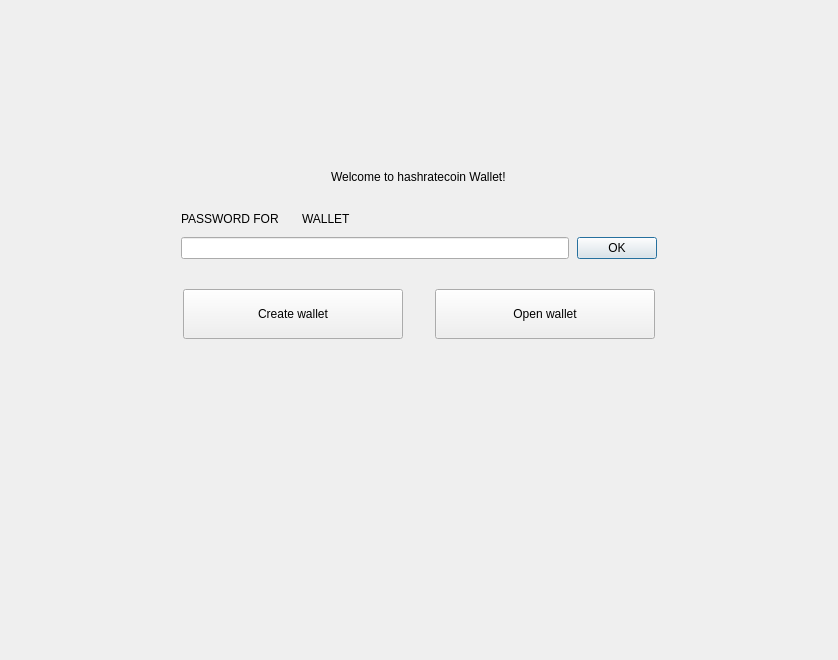
<?xml version="1.0" encoding="UTF-8"?>
<ui version="4.0">
 <class>NoWalletFrame</class>
 <widget class="QFrame" name="NoWalletFrame">
  <property name="geometry">
   <rect>
    <x>0</x>
    <y>0</y>
    <width>838</width>
    <height>660</height>
   </rect>
  </property>
  <property name="windowTitle">
   <string>Frame</string>
  </property>
  <property name="frameShape">
   <enum>QFrame::NoFrame</enum>
  </property>
  <property name="frameShadow">
   <enum>QFrame::Raised</enum>
  </property>
  <layout class="QVBoxLayout" name="verticalLayout">
   <property name="spacing">
    <number>0</number>
   </property>
   <property name="leftMargin">
    <number>0</number>
   </property>
   <property name="topMargin">
    <number>0</number>
   </property>
   <property name="rightMargin">
    <number>0</number>
   </property>
   <property name="bottomMargin">
    <number>0</number>
   </property>
   <item>
    <spacer name="verticalSpacer">
     <property name="orientation">
      <enum>Qt::Vertical</enum>
     </property>
     <property name="sizeType">
      <enum>QSizePolicy::Fixed</enum>
     </property>
     <property name="sizeHint" stdset="0">
      <size>
       <width>20</width>
       <height>170</height>
      </size>
     </property>
    </spacer>
   </item>
   <item alignment="Qt::AlignHCenter">
    <widget class="WalletGui::WalletHeaderLabel" name="m_welcomeLabel">
     <property name="text">
      <string>Welcome to hashratecoin Wallet!</string>
     </property>
    </widget>
   </item>
   <item>
    <spacer name="verticalSpacer_4">
     <property name="orientation">
      <enum>Qt::Vertical</enum>
     </property>
     <property name="sizeType">
      <enum>QSizePolicy::Fixed</enum>
     </property>
     <property name="sizeHint" stdset="0">
      <size>
       <width>20</width>
       <height>25</height>
      </size>
     </property>
    </spacer>
   </item>
   <item alignment="Qt::AlignHCenter">
    <widget class="QFrame" name="m_passwordFrame">
     <property name="minimumSize">
      <size>
       <width>476</width>
       <height>0</height>
      </size>
     </property>
     <property name="maximumSize">
      <size>
       <width>338</width>
       <height>16777215</height>
      </size>
     </property>
     <property name="frameShape">
      <enum>QFrame::NoFrame</enum>
     </property>
     <property name="frameShadow">
      <enum>QFrame::Raised</enum>
     </property>
     <layout class="QVBoxLayout" name="verticalLayout_2">
      <property name="spacing">
       <number>8</number>
      </property>
      <property name="leftMargin">
       <number>0</number>
      </property>
      <property name="topMargin">
       <number>0</number>
      </property>
      <property name="rightMargin">
       <number>0</number>
      </property>
      <property name="bottomMargin">
       <number>0</number>
      </property>
      <item>
       <layout class="QHBoxLayout" name="horizontalLayout_4">
        <item>
         <widget class="QLabel" name="m_passwordTextLabel">
          <property name="sizePolicy">
           <sizepolicy hsizetype="Maximum" vsizetype="Preferred">
            <horstretch>0</horstretch>
            <verstretch>0</verstretch>
           </sizepolicy>
          </property>
          <property name="styleSheet">
           <string notr="true">[errorState=&quot;true&quot;] {
  color: #ef3131;
}</string>
          </property>
          <property name="text">
           <string>PASSWORD FOR</string>
          </property>
         </widget>
        </item>
        <item>
         <widget class="QLabel" name="m_walletNameLabel">
          <property name="text">
           <string/>
          </property>
         </widget>
        </item>
        <item>
         <widget class="QLabel" name="m_walletTextLabel">
          <property name="text">
           <string>WALLET</string>
          </property>
         </widget>
        </item>
        <item>
         <spacer name="horizontalSpacer_4">
          <property name="orientation">
           <enum>Qt::Horizontal</enum>
          </property>
          <property name="sizeHint" stdset="0">
           <size>
            <width>40</width>
            <height>20</height>
           </size>
          </property>
         </spacer>
        </item>
       </layout>
      </item>
      <item>
       <layout class="QHBoxLayout" name="horizontalLayout_5">
        <item>
         <widget class="QLineEdit" name="m_passwordEdit">
          <property name="sizePolicy">
           <sizepolicy hsizetype="Expanding" vsizetype="Fixed">
            <horstretch>0</horstretch>
            <verstretch>0</verstretch>
           </sizepolicy>
          </property>
          <property name="styleSheet">
           <string notr="true">[errorState=&quot;true&quot;] {
  border-color: #ef3131;
}</string>
          </property>
          <property name="echoMode">
           <enum>QLineEdit::Password</enum>
          </property>
         </widget>
        </item>
        <item>
         <widget class="WalletGui::WalletOkButton" name="m_okButton">
          <property name="enabled">
           <bool>true</bool>
          </property>
          <property name="text">
           <string>OK</string>
          </property>
          <property name="default">
           <bool>true</bool>
          </property>
         </widget>
        </item>
       </layout>
      </item>
     </layout>
    </widget>
   </item>
   <item>
    <spacer name="verticalSpacer_2">
     <property name="orientation">
      <enum>Qt::Vertical</enum>
     </property>
     <property name="sizeType">
      <enum>QSizePolicy::Fixed</enum>
     </property>
     <property name="sizeHint" stdset="0">
      <size>
       <width>20</width>
       <height>30</height>
      </size>
     </property>
    </spacer>
   </item>
   <item>
    <layout class="QHBoxLayout" name="horizontalLayout">
     <property name="spacing">
      <number>0</number>
     </property>
     <item>
      <spacer name="horizontalSpacer_2">
       <property name="orientation">
        <enum>Qt::Horizontal</enum>
       </property>
       <property name="sizeHint" stdset="0">
        <size>
         <width>40</width>
         <height>20</height>
        </size>
       </property>
      </spacer>
     </item>
     <item>
      <widget class="WalletGui::WalletLargeBlueButton" name="m_createWalletButton">
       <property name="sizePolicy">
        <sizepolicy hsizetype="Fixed" vsizetype="Fixed">
         <horstretch>0</horstretch>
         <verstretch>0</verstretch>
        </sizepolicy>
       </property>
       <property name="minimumSize">
        <size>
         <width>220</width>
         <height>50</height>
        </size>
       </property>
       <property name="maximumSize">
        <size>
         <width>220</width>
         <height>50</height>
        </size>
       </property>
       <property name="text">
        <string>Create wallet</string>
       </property>
      </widget>
     </item>
     <item>
      <spacer name="horizontalSpacer">
       <property name="orientation">
        <enum>Qt::Horizontal</enum>
       </property>
       <property name="sizeType">
        <enum>QSizePolicy::Fixed</enum>
       </property>
       <property name="sizeHint" stdset="0">
        <size>
         <width>32</width>
         <height>20</height>
        </size>
       </property>
      </spacer>
     </item>
     <item>
      <widget class="WalletGui::WalletLargeBlueButton" name="m_openWalletButton">
       <property name="sizePolicy">
        <sizepolicy hsizetype="Fixed" vsizetype="Fixed">
         <horstretch>0</horstretch>
         <verstretch>0</verstretch>
        </sizepolicy>
       </property>
       <property name="minimumSize">
        <size>
         <width>220</width>
         <height>50</height>
        </size>
       </property>
       <property name="maximumSize">
        <size>
         <width>220</width>
         <height>50</height>
        </size>
       </property>
       <property name="text">
        <string>Open wallet</string>
       </property>
      </widget>
     </item>
     <item>
      <spacer name="horizontalSpacer_3">
       <property name="orientation">
        <enum>Qt::Horizontal</enum>
       </property>
       <property name="sizeHint" stdset="0">
        <size>
         <width>40</width>
         <height>20</height>
        </size>
       </property>
      </spacer>
     </item>
    </layout>
   </item>
   <item>
    <spacer name="verticalSpacer_3">
     <property name="orientation">
      <enum>Qt::Vertical</enum>
     </property>
     <property name="sizeHint" stdset="0">
      <size>
       <width>20</width>
       <height>376</height>
      </size>
     </property>
    </spacer>
   </item>
  </layout>
 </widget>
 <customwidgets>
  <customwidget>
   <class>WalletGui::WalletOkButton</class>
   <extends>QPushButton</extends>
   <header>Gui/Common/WalletOkButton.h</header>
  </customwidget>
  <customwidget>
   <class>WalletGui::WalletHeaderLabel</class>
   <extends>QLabel</extends>
   <header>Gui/Common/WalletTextLabel.h</header>
  </customwidget>
  <customwidget>
   <class>WalletGui::WalletLargeBlueButton</class>
   <extends>QPushButton</extends>
   <header>Gui/Common/WalletBlueButton.h</header>
  </customwidget>
 </customwidgets>
 <resources/>
 <connections>
  <connection>
   <sender>m_okButton</sender>
   <signal>clicked()</signal>
   <receiver>NoWalletFrame</receiver>
   <slot>okClicked()</slot>
   <hints>
    <hint type="sourcelabel">
     <x>498</x>
     <y>266</y>
    </hint>
    <hint type="destinationlabel">
     <x>418</x>
     <y>329</y>
    </hint>
   </hints>
  </connection>
  <connection>
   <sender>m_passwordEdit</sender>
   <signal>textChanged(QString)</signal>
   <receiver>NoWalletFrame</receiver>
   <slot>passwordChanged(QString)</slot>
   <hints>
    <hint type="sourcelabel">
     <x>374</x>
     <y>265</y>
    </hint>
    <hint type="destinationlabel">
     <x>418</x>
     <y>329</y>
    </hint>
   </hints>
  </connection>
  <connection>
   <sender>m_passwordEdit</sender>
   <signal>returnPressed()</signal>
   <receiver>m_okButton</receiver>
   <slot>click()</slot>
   <hints>
    <hint type="sourcelabel">
     <x>374</x>
     <y>265</y>
    </hint>
    <hint type="destinationlabel">
     <x>616</x>
     <y>256</y>
    </hint>
   </hints>
  </connection>
 </connections>
 <slots>
  <signal>createWalletClickedSignal()</signal>
  <signal>openWalletClickedSignal()</signal>
  <slot>okClicked()</slot>
  <slot>passwordChanged(QString)</slot>
 </slots>
</ui>
